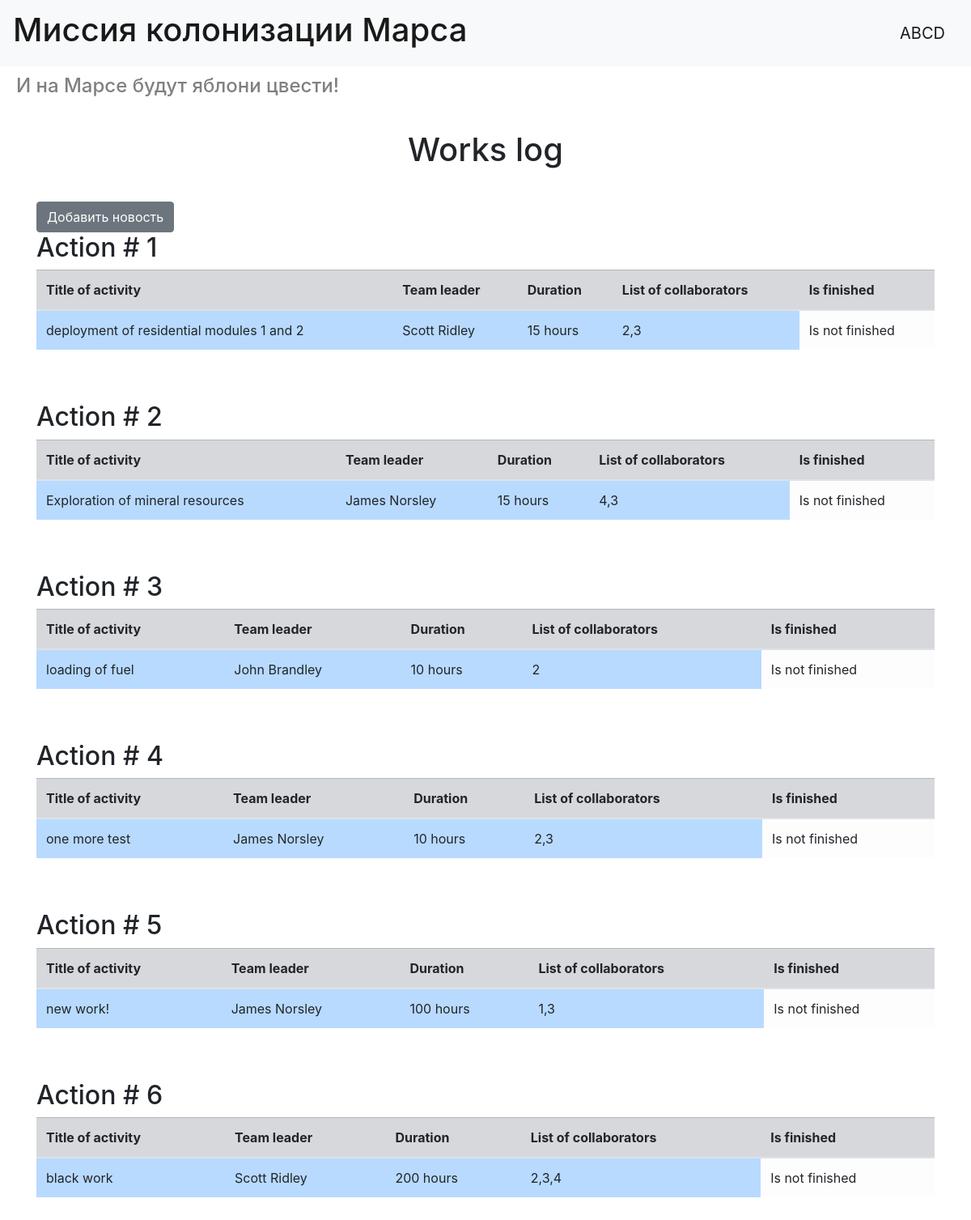
/ (signed in), run on the app's committed database.
### data/users.py (models this page shows, shortened)
class User(SqlAlchemyBase, UserMixin, SerializerMixin):
    __tablename__ = 'users'
    id = sqlalchemy.Column(sqlalchemy.Integer, primary_key=True, autoincrement=True)
    name = sqlalchemy.Column(sqlalchemy.String, nullable=True)
    surname = sqlalchemy.Column(sqlalchemy.String, nullable=True)
    age = sqlalchemy.Column(sqlalchemy.Integer, nullable=True)
    position = sqlalchemy.Column(sqlalchemy.String, nullable=True)
    speciality = sqlalchemy.Column(sqlalchemy.String, nullable=True)
    address = sqlalchemy.Column(sqlalchemy.String, nullable=True)
    email = sqlalchemy.Column(sqlalchemy.String, index=True, unique=True, nullable=False)
    hashed_password = sqlalchemy.Column(sqlalchemy.String, nullable=True)
    created_date = sqlalchemy.Column(sqlalchemy.DateTime, default=datetime.datetime.now)
    jobs = orm.relationship("Jobs", back_populates='user')
    departments = orm.relationship('Department', back_populates='user')

### data/jobs.py (models this page shows, shortened)
class Jobs(SqlAlchemyBase, SerializerMixin):
    __tablename__ = 'jobs'
    id = sqlalchemy.Column(sqlalchemy.Integer, primary_key=True, autoincrement=True)
    team_leader = sqlalchemy.Column(sqlalchemy.Integer, sqlalchemy.ForeignKey('users.id'))
    creater = sqlalchemy.Column(sqlalchemy.String)
    job = sqlalchemy.Column(sqlalchemy.String, nullable=True)
    work_size = sqlalchemy.Column(sqlalchemy.Integer, nullable=True)
    collaborators = sqlalchemy.Column(sqlalchemy.String, nullable=True)
    start_date = sqlalchemy.Column(sqlalchemy.String, nullable=True)
    end_date = sqlalchemy.Column(sqlalchemy.String, nullable=True)
    is_finished = sqlalchemy.Column(sqlalchemy.Boolean, nullable=True, default=False)
    user = orm.relationship("User")

### main.py (the view)
@app.route('/')
def users():
    db_sess = db_session.create_session()
    lst = [i.id for i in db_sess.query(User).filter(User.position == 'captain')]
    return render_template('index.html', jobs=db_sess.query(Jobs), colonists=db_sess.query(User), captains=lst)

### data/db_session.py (called while the page is built)
def create_session() -> Session:
    global __factory
    return __factory()

### main.py (called while the page is built)
@login_manager.user_loader
def load_user(user_id):
    db_sess = db_session.create_session()
    return db_sess.query(User).get(user_id)

### templates/index.html (shortened to what this page needs)
{% extends "base.html" %}
{% block content %}
<h1 style="text-align: center; margin: 40px">Works log</h1>
{% if current_user.is_authenticated %}
<a href="/job" class="btn btn-secondary">Добавить новость</a>
{% endif %}
{% for job in jobs %}
<h2>Action # {{job.id}}</h2>
<table class="table">
    <thead>
    <tr class="table-secondary">
        <th>Title of activity</th>
        <th>Team leader</th>
        <th>Duration</th>
        <th>List of collaborators</th>
        <th>Is finished</th>
    </tr>
    </thead>
    <tbody>
    <tr>
        <td class="table-primary">{{job.job}}</td>
        {% for colonist in colonists %}
        {% if colonist.id == job.team_leader%}
        <td class="table-primary">{{colonist.surname}} {{colonist.name}}</td>
        {% endif%}
        {% endfor %}
        <td class="table-primary">{{job.work_size}} hours</td>
        <td class="table-primary">{{job.collaborators}}</td>
        {% if job.is_finished == False%}
        <td class="table-light">Is not finished</td>
        {% else %}
        <td class="table-light">Is finished</td>
        {% endif %}
    </tr>
    </tbody>
</table>
<br>
<br>
{% endfor %}
{% endblock %}

### templates/base.html (shortened to what this page needs)
<!doctype html>
<html lang="en">
<head>
    <link rel="stylesheet"
          href="https://stackpath.bootstrapcdn.com/bootstrap/4.4.1/css/bootstrap.min.css"
>
</head>
<body>
<header>
    <nav class="navbar navbar-light bg-light">
        <a class="navbar-brand" href="#"><h1>Миссия колонизации Марса</h1></a>
        {% if current_user.is_authenticated %}
        <a class="navbar-brand" href="/logout">{{ current_user.name }}</a>
        {% else %}
        <p>
            <a class="btn btn-primary " href="/register">Зарегистрироваться</a>
            <a class="btn btn-success" href="/login">Войти</a>
        </p>
        {% endif %}
    </nav>
    <div>
        <h4 style="color: gray; margin: 10px 10px 10px 20px;">И на Марсе будут яблони цвести!</h4>
    </div>
</header>
<main role="main" class="container">
    {% block content %}{% endblock %}
</main>
</body>
</html>

### data on the page
User: name "ABCD"
Jobs: id "1", job "deployment of residential modules 1 and 2", work_size "15", collaborators "2,3", is_finished "Is not finished"
User: surname "Scott", name "Ridley"
Jobs: id "2", job "Exploration of mineral resources", work_size "15", collaborators "4,3", is_finished "Is not finished"
User: surname "James", name "Norsley"
Jobs: id "3", job "loading of fuel", work_size "10", collaborators "2", is_finished "Is not finished"
User: surname "John", name "Brandley"
Jobs: id "4", job "one more test", work_size "10", collaborators "2,3", is_finished "Is not finished"
Jobs: id "5", job "new work!", work_size "100", collaborators "1,3", is_finished "Is not finished"
Jobs: id "6", job "black work", work_size "200", collaborators "2,3,4", is_finished "Is not finished"
